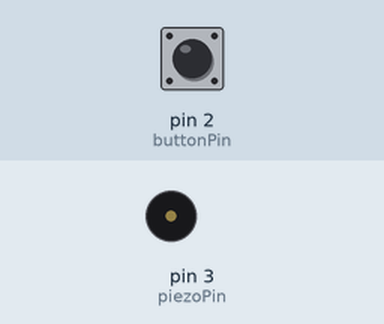
Recording of a sketch running on a simulated Arduino Uno, built with avr-gcc and run on an emulated ATmega328P. Parts: buzzer (waves = sounding). Inputs (shaded band) come from the test bench; at power-on: pin 2 (buttonPin) HIGH.

Above: at 1.2 s.
1.3 s: pin 2 (buttonPin) pulled LOW for 0.15 s
At 2.8 s:
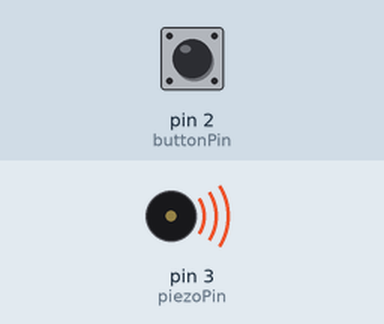
4.4 s: pin 2 (buttonPin) pulled LOW for 1 s
At 7.9 s:
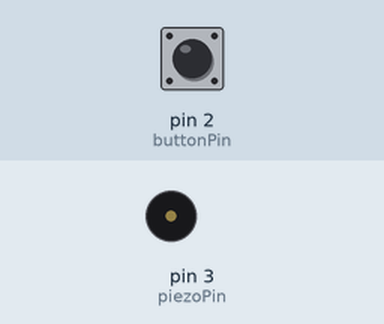
8.3 s: pin 2 (buttonPin) pulled LOW for 3.2 s
At 9.3 s:
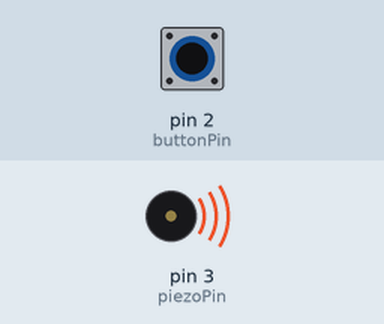
Timing chart, 0 to 12.2 s (numbered marks = the images above; inputs shaded):
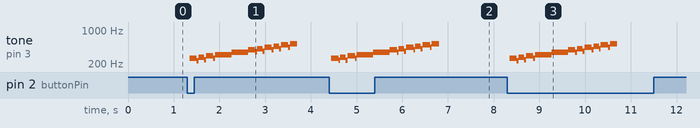

Measured:
- after the input at 1.3 s, tone on pin 3 (piezoPin): plays 261 Hz for 0.16 s, 236 Hz for 0.04 s, 277 Hz for 0.12 s, 242 Hz for 0.04 s, 293 Hz for 0.16 s, 265 Hz for 0.04 s … (19 notes in this stretch), starting after 0.05 s
- after the input at 4.4 s, tone on pin 3 (piezoPin): plays 261 Hz for 0.16 s, 238 Hz for 0.04 s, 277 Hz for 0.12 s, 240 Hz for 0.04 s, 293 Hz for 0.16 s, 265 Hz for 0.04 s … (19 notes in this stretch), starting after 0.05 s
- after the input at 8.3 s, tone on pin 3 (piezoPin): plays 261 Hz for 0.16 s, 236 Hz for 0.04 s, 277 Hz for 0.12 s, 242 Hz for 0.04 s, 293 Hz for 0.16 s, 265 Hz for 0.04 s … (19 notes in this stretch), starting after 0.05 s

The sketch:

TrinketDoorbell.ino
```cpp
const int piezoPin = 3;
const int buttonPin = 2;

const int noteDuration = 175;
const int pauseDuration = 100;

/*
 * Note frequencies and periods taken from http://soundoctor.com/freq.htm
 * Starts at middle C and goes up (including sharps/flats)
 */
const double freqs[] = {261.63, 277.18, 293.67, 311.13, 329.63, 349.23, 369.99, 392.00, 415.30, 440.00, 466.16, 493.88, 523.25};
int tones[13];

// timeHigh = 1 / (2 * toneFrequency)
void calculateTones() {
  for (int i = 0; i < 13; i++) {
    double tone = 1000000 * (1 / (freqs[i] * 2));
    tones[i] = (int) tone;
  }
}

//TODO: Switch to analogWrite?
void playTone(int tone, int duration) {
  for (long i = 0; i < duration * 1000L; i += tone * 2) {
    digitalWrite(piezoPin, HIGH);
    delayMicroseconds(tone);
    digitalWrite(piezoPin, LOW);
    delayMicroseconds(tone);
  }
}

//Set up a hardware interrupt to execute a callback when the button is pressed
void setup() {
  calculateTones();
  pinMode(piezoPin, OUTPUT);
  pinMode(buttonPin, INPUT_PULLUP);
  attachInterrupt(0, playScale, FALLING);
}

//Main loop isn't needed
void loop() {
}

//Plays a random song when the button is pushed
void playScale() {
  for (int i = 0; i < 13; i++) {
    playTone(tones[i], noteDuration);

    const int pause = pauseDuration * 10L;
    delay(pause);

  }
}
```
